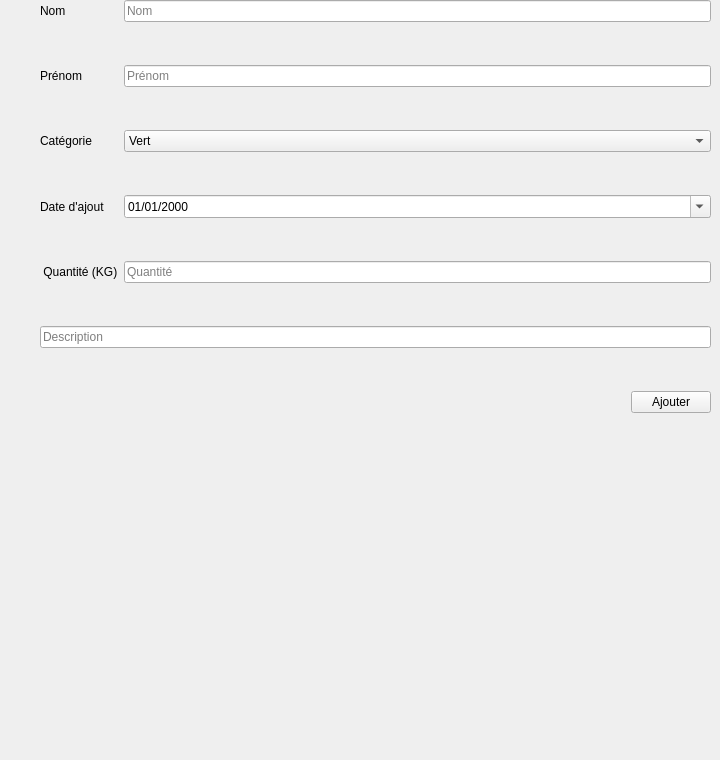
          <widget class="QWidget" name="ajoutqtolives">
           <widget class="QWidget" name="formLayoutWidget_2">
            <property name="geometry">
             <rect>
              <x>40</x>
              <y>0</y>
              <width>671</width>
              <height>751</height>
             </rect>
            </property>
            <layout class="QFormLayout" name="formLayout_2">
             <property name="verticalSpacing">
              <number>43</number>
             </property>
             <item row="0" column="1">
              <widget class="QLineEdit" name="nomLineEdit_2">
               <property name="placeholderText">
                <string>Nom</string>
               </property>
              </widget>
             </item>
             <item row="1" column="0">
              <widget class="QLabel" name="prNomLabel_2">
               <property name="text">
                <string>Prénom</string>
               </property>
              </widget>
             </item>
             <item row="1" column="1">
              <widget class="QLineEdit" name="prNomLineEdit_2">
               <property name="placeholderText">
                <string>Prénom</string>
               </property>
              </widget>
             </item>
             <item row="2" column="0">
              <widget class="QLabel" name="Categorie">
               <property name="text">
                <string>Catégorie</string>
               </property>
              </widget>
             </item>
             <item row="2" column="1">
              <widget class="QComboBox" name="Categchoix">
               <item>
                <property name="text">
                 <string>Vert</string>
                </property>
               </item>
               <item>
                <property name="text">
                 <string>Noir</string>
                </property>
               </item>
               <item>
                <property name="text">
                 <string>Mélange</string>
                </property>
               </item>
               <item>
                <property name="text">
                 <string>Autres..</string>
                </property>
               </item>
              </widget>
             </item>
             <item row="3" column="0">
              <widget class="QLabel" name="dateajoutLabel">
               <property name="text">
                <string>Date d'ajout</string>
               </property>
              </widget>
             </item>
             <item row="3" column="1">
              <widget class="QDateEdit" name="dateDEmbaucheDateEdit_2">
               <property name="displayFormat">
                <string>dd/MM/yyyy</string>
               </property>
               <property name="calendarPopup">
                <bool>true</bool>
               </property>
              </widget>
             </item>
             <item row="4" column="0">
              <widget class="QLabel" name="statusLabel_2">
               <property name="text">
                <string> Quantité (KG)</string>
               </property>
              </widget>
             </item>
             <item row="4" column="1">
              <widget class="QLineEdit" name="prNomLineEdit_3">
               <property name="placeholderText">
                <string>Quantité</string>
               </property>
              </widget>
             </item>
             <item row="5" column="0" colspan="2">
              <widget class="QLineEdit" name="description">
               <property name="placeholderText">
                <string>Description</string>
               </property>
              </widget>
             </item>
             <item row="6" column="1">
              <layout class="QHBoxLayout" name="qjouterqtoliveRow">
               <item>
                <spacer name="horizontalSpacer_ajouteremp_2">
                 <property name="orientation">
                  <enum>Qt::Orientation::Horizontal</enum>
                 </property>
                 <property name="sizeHint" stdset="0">
                  <size>
                   <width>40</width>
                   <height>20</height>
                  </size>
                 </property>
                </spacer>
               </item>
               <item>
                <widget class="QPushButton" name="ajouterqtoliveBtn">
                 <property name="text">
                  <string>Ajouter</string>
                 </property>
                 <property name="icon">
                  <iconset resource="img.qrc">
                   <normaloff>:/img/export.svg</normaloff>:/img/export.svg</iconset>
                 </property>
                 <property name="iconSize">
                  <size>
                   <width>18</width>
                   <height>18</height>
                  </size>
                 </property>
                </widget>
               </item>
              </layout>
             </item>
             <item row="0" column="0">
              <widget class="QLabel" name="prNomLabel_4">
               <property name="text">
                <string>Nom</string>
               </property>
              </widget>
             </item>
            </layout>
           </widget>
          </widget>
